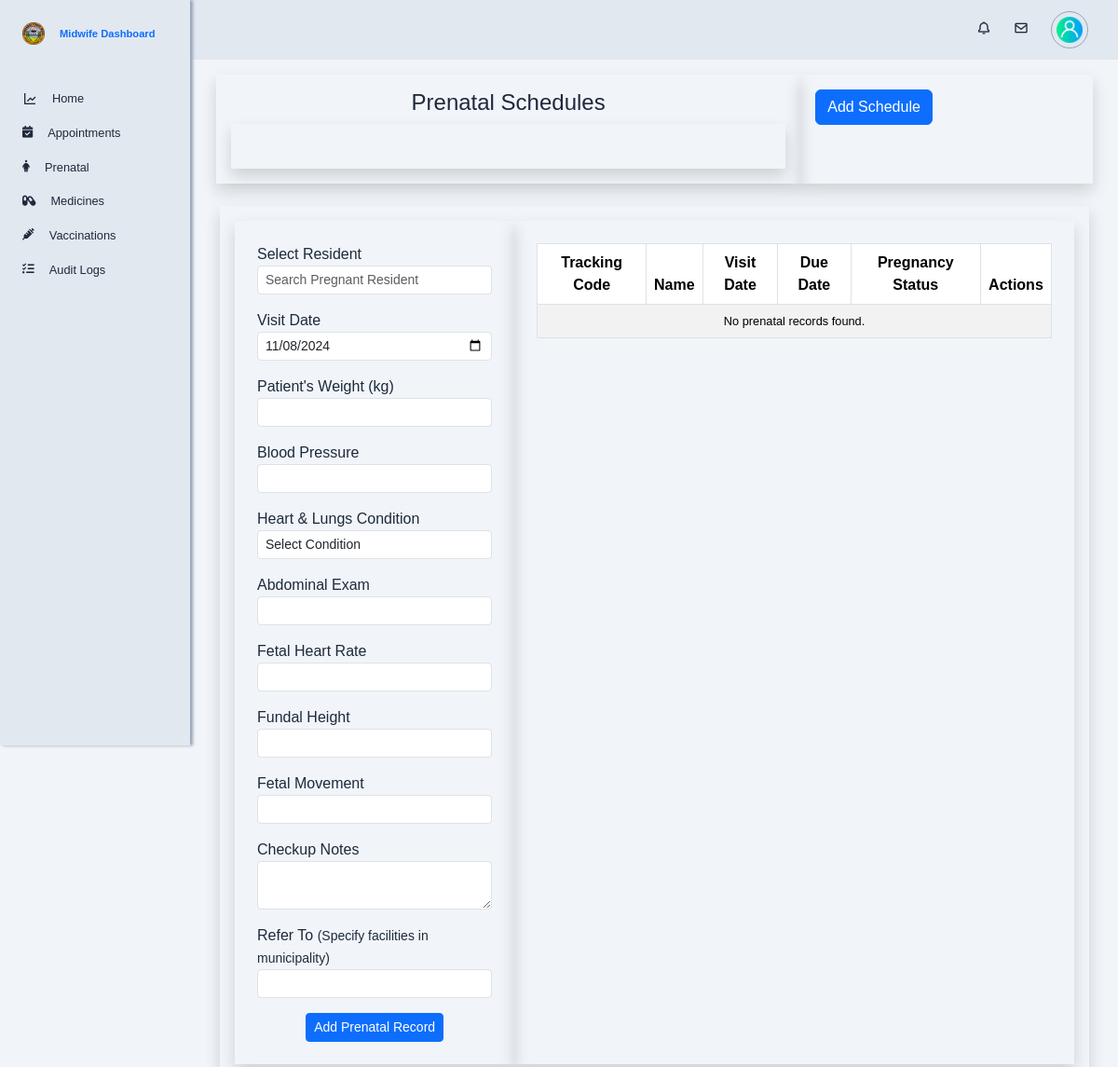
/app/views/midwife/prenatals.php, run on an earlier commit of the app's database.
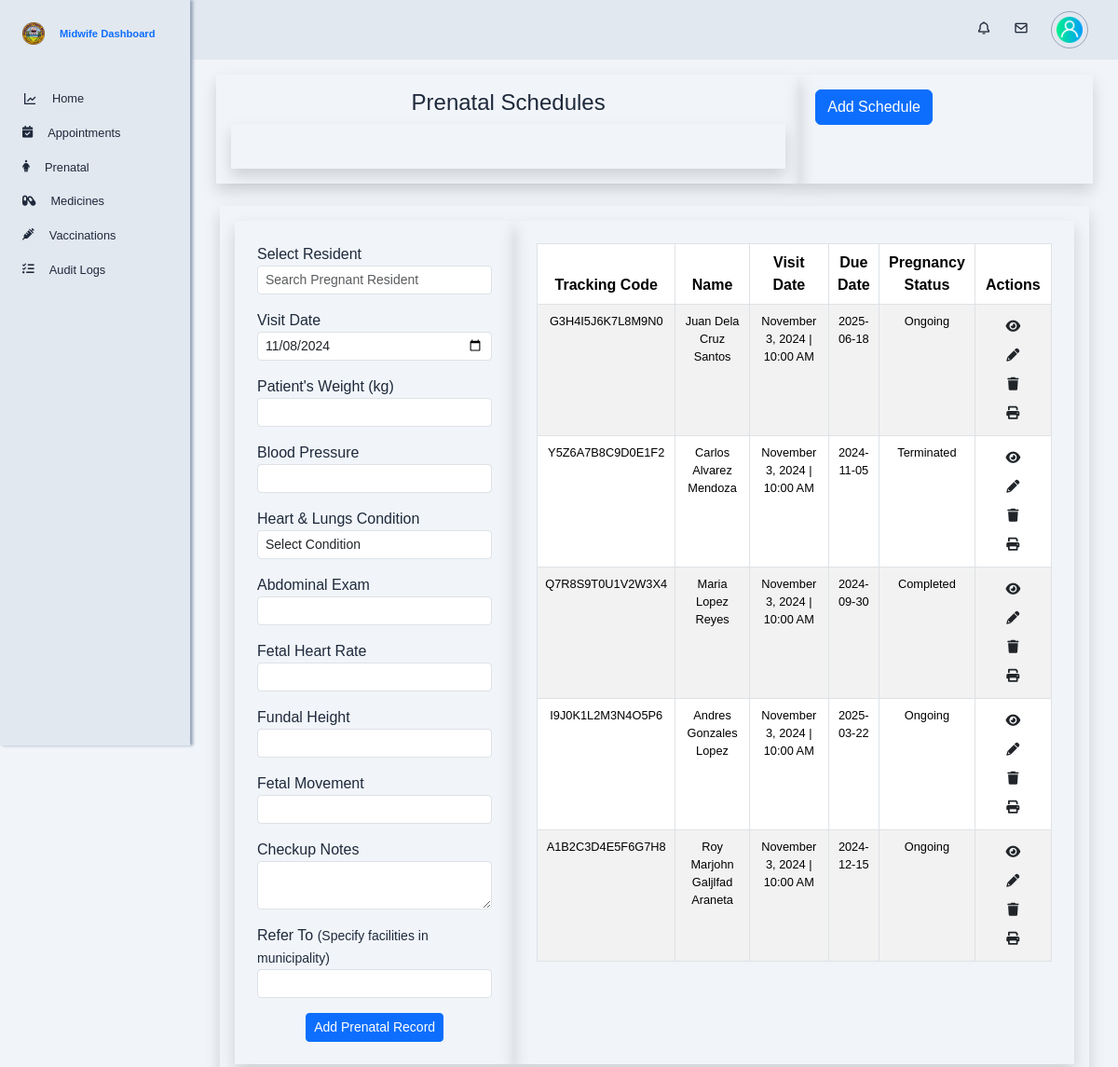
And on a later commit of the database.
### tables this page shows
CREATE TABLE `prenatals` (
  `prenatal_id` int(10) NOT NULL,
  `tracking_code` varchar(255) NOT NULL,
  `pregnancy_id` int(10) NOT NULL,
  `sched_id` int(10) NOT NULL,
  `bhw_id` int(10) NOT NULL,
  `weight` decimal(10,2) DEFAULT NULL,
  `blood_pressure` varchar(255) DEFAULT NULL,
  `heart_lungs_condition` varchar(255) DEFAULT NULL,
  `abdominal_exam` varchar(255) DEFAULT NULL,
  `fetal_heart_rate` varchar(255) DEFAULT NULL,
  `fundal_height` varchar(255) DEFAULT NULL,
  `fetal_movement` varchar(255) DEFAULT NULL,
  `checkup_notes` text DEFAULT NULL,
  `refer_to` varchar(255) DEFAULT NULL,
  `created_at` timestamp NOT NULL DEFAULT current_timestamp(),
  `updated_at` timestamp NOT NULL DEFAULT current_timestamp() ON UPDATE current_timestamp()
);

CREATE TABLE `personal_information` (
  `personal_info_id` int(10) NOT NULL,
  `lastname` varchar(255) NOT NULL,
  `firstname` varchar(255) NOT NULL,
  `middlename` varchar(255) NOT NULL,
  `date_of_birth` date DEFAULT NULL,
  `civil_status` enum('Single','Married','Widowed','Legally Separated') DEFAULT NULL,
  `educational_attainment` enum('Elementary Graduate','Elementary Undergraduate','Highschool Graduate','Highschool Undergraduate','College Graduate','College Undergraduate') DEFAULT NULL,
  `occupation` varchar(255) DEFAULT NULL,
  `religion` varchar(100) DEFAULT NULL,
  `citizenship` varchar(100) DEFAULT NULL,
  `address_id` int(10) NOT NULL,
  `sex` enum('male','female') NOT NULL,
  `phone_number` varchar(20) DEFAULT NULL,
  `email` varchar(255) DEFAULT NULL,
  `id_picture` varchar(255) DEFAULT NULL,
  `created_at` datetime NOT NULL DEFAULT current_timestamp(),
  `updated_at` datetime NOT NULL DEFAULT current_timestamp()
);

CREATE TABLE `prenatal_schedules` (
  `sched_id` int(10) NOT NULL,
  `sched_date` datetime(6) NOT NULL,
  `sched_note` varchar(255) NOT NULL
);

CREATE TABLE `pregnancy` (
  `pregnancy_id` int(10) NOT NULL,
  `resident_id` int(10) NOT NULL,
  `expected_due_date` date NOT NULL,
  `pregnancy_status` enum('Ongoing','Completed','Terminated') NOT NULL,
  `created_at` timestamp NOT NULL DEFAULT current_timestamp(),
  `updated_at` timestamp NOT NULL DEFAULT current_timestamp() ON UPDATE current_timestamp()
);

### app/models/get_prenatals.php (called while the page is built, shortened)
<?php
function getAllPrenatals($conn) {
    $sql = "
        SELECT
            p.*,
            pr.*,
            r.resident_id,
            pi.lastname,
            pi.firstname,
            pi.middlename,
            pi.phone_number,
            pi.email,
            ps.sched_date,
            ps.sched_note
        FROM
            prenatals AS p
        JOIN
            pregnancy AS pr ON p.pregnancy_id = pr.pregnancy_id
        JOIN
            residents AS r ON pr.resident_id = r.resident_id
        JOIN
            personal_information AS pi ON r.personal_info_id = pi.personal_info_id
        JOIN
            prenatal_schedules AS ps ON p.sched_id = ps.sched_id
        ORDER BY
            p.prenatal_id DESC
    ";
    $result = $conn->query($sql);
    $prenatals = [];
    while ($row = $result->fetch_assoc()) {
        $prenatals[] = $row;
    }
    return $prenatals;
}
?>

### app/views/midwife/prenatals.php (the view, shortened to what the rows shown need)
<?php
require './config/db_config.php';
require './app/models/get_prenatals.php';
$prenatalsData = getAllPrenatals($conn);
?>
<!DOCTYPE html>
<html lang="en">
<head>
    <?php include './app/views/globals/head.php'; ?>
    <link rel="stylesheet" href="https://cdn.datatables.net/1.11.5/css/dataTables.bootstrap5.min.css">
    <link rel="stylesheet" href="./public/css/midwife.css">
</head>
<body>
    <div class="container-fluid height-100 main-content">
        <div class="row my-4 shadow p-3 gx-2">
            <div class="col-md-8 p-4 prenatal-table shadow">
                <table id="prenatalsTable" class="table table-striped table-bordered text-center">
                    <thead>
                        <tr>
                            <th>Tracking Code</th>
                            <th>Name</th>
                            <th>Visit Date</th>
                            <th>Due Date</th>
                            <th>Pregnancy Status</th>
                            <th>Actions</th>
                        </tr>
                    </thead>
                    <tbody>
                        <?php if (!empty($prenatalsData)): ?>
                            <?php foreach ($prenatalsData as $prenatal): ?>
                                <tr>
                                    <td><?= htmlspecialchars($prenatal['tracking_code']) ?></td>
                                    <td><?= htmlspecialchars($prenatal['firstname'] . ' ' . $prenatal['middlename'] . ' ' . $prenatal['lastname']) ?></td>
                                    <td>
                                        <?php
                                            $date = new DateTime($prenatal['sched_date']);
                                            echo htmlspecialchars($date->format('F j, Y | h:i A'));
                                        ?>
                                    </td>
                                    <td><?= htmlspecialchars($prenatal['expected_due_date']) ?></td>
                                    <td><?= htmlspecialchars($prenatal['pregnancy_status']) ?></td>
                                    <td>
                                        <button class="btn btn-sm view-btn"><i class="fa-solid fa-eye"></i></button>
                                        <button class="btn btn-sm edit-btn"><i class="fa-solid fa-pencil-alt"></i></button>
                                        <button class="btn btn-sm delete-btn"><i class="fa-solid fa-trash"></i></button>
                                        <button class="btn btn-sm print-btn" onclick="window.open('midwife/print_prenatal', '_blank');"><i class="fa-solid fa-print"></i></button>
                                    </td>
                                </tr>
                            <?php endforeach; ?>
                        <?php else: ?>
                            <tr>
                                <td colspan="6" class="text-center">No prenatal records found.</td>
                            </tr>
                        <?php endif; ?>
                    </tbody>
                </table>
            </div>
        </div>
    </div>
</body>
</html>

What changed in the data, as far as the page shows it:
added prenatals: tracking_code "G3H4I5J6K7L8M9N0", personal_information.firstname+middlename+lastname "Juan Dela Cruz Santos", sched.sched_date "November 3, 2024 | 10:00 AM", pregnancy.expected_due_date "2025-06-18", pregnancy.pregnancy_status "Ongoing"
added prenatals: tracking_code "Y5Z6A7B8C9D0E1F2", personal_information.firstname+middlename+lastname "Carlos Alvarez Mendoza", sched.sched_date "November 3, 2024 | 10:00 AM", pregnancy.expected_due_date "2024-11-05", pregnancy.pregnancy_status "Terminated"
added prenatals: tracking_code "Q7R8S9T0U1V2W3X4", personal_information.firstname+middlename+lastname "Maria Lopez Reyes", sched.sched_date "November 3, 2024 | 10:00 AM", pregnancy.expected_due_date "2024-09-30", pregnancy.pregnancy_status "Completed"
added prenatals: tracking_code "I9J0K1L2M3N4O5P6", personal_information.firstname+middlename+lastname "Andres Gonzales Lopez", sched.sched_date "November 3, 2024 | 10:00 AM", pregnancy.expected_due_date "2025-03-22", pregnancy.pregnancy_status "Ongoing"
added prenatals: tracking_code "A1B2C3D4E5F6G7H8", personal_information.firstname+middlename+lastname "Roy Marjohn Galjlfad Araneta", sched.sched_date "November 3, 2024 | 10:00 AM", pregnancy.expected_due_date "2024-12-15", pregnancy.pregnancy_status "Ongoing"
Also different on the page:
text no longer shown: "No prenatal records found."
